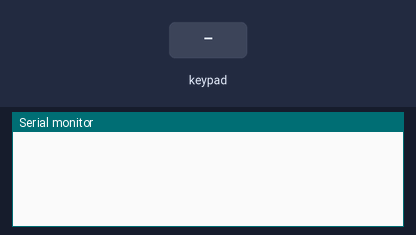
The sketch below on a simulated Arduino Uno, built with avr-gcc and run on an emulated ATmega328P. On the bench: the last lines printed to the serial monitor. The test bench sets the inputs (shaded band).

Above: at 1.2 s.
1.3 s: key '1' pressed
At 2.5 s:
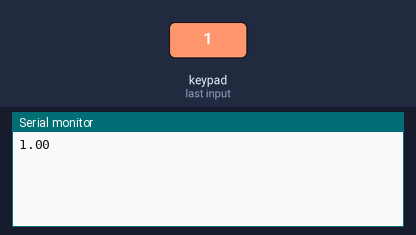
2.8 s: keypad keys 9 8 7 6 * pressed 0.4 s apart
At 5.1 s:
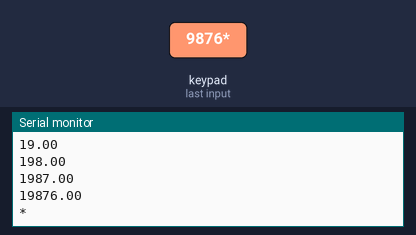
6.3 s: key '=' pressed
At 7.5 s:
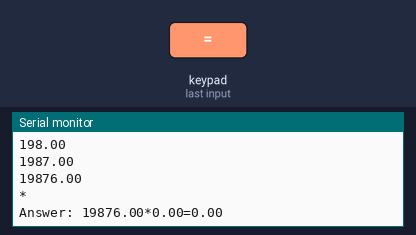
7.8 s: keypad keys 7 + 5 = pressed 0.4 s apart
At 9.7 s:
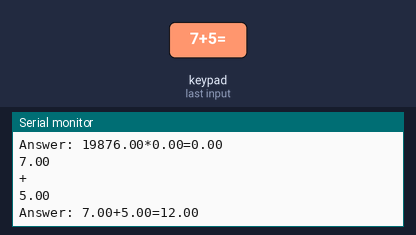
10.9 s: key '/' pressed
At 11.4 s:
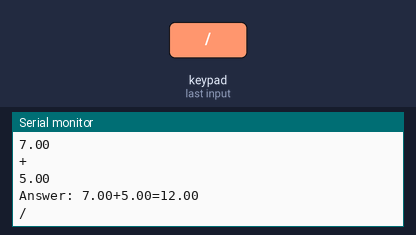
12.4 s: keypad keys 9 8 7 6 = pressed 0.4 s apart
At 15.0 s:
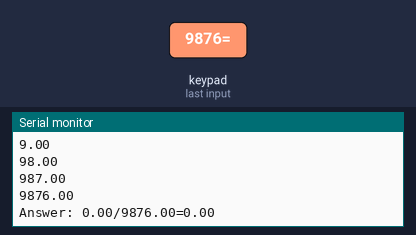
Timing chart, 0 to 16.5 s (numbered marks = the images above; inputs shaded):
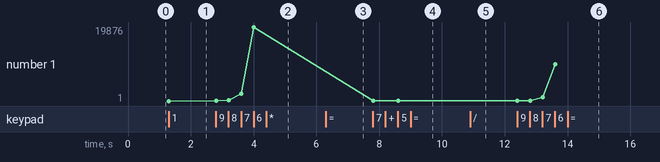

The sketch:

Calculator_Code.ino
```cpp
#include <Key.h>
#include <Keypad.h>

double number = 0;
double temp=0;
double ans=0;
char oper;

const byte ROWS = 4;
const byte COLS=4;

char keys[ROWS][COLS]={
  {'1','2','3','+'},
  {'4','5','6','-'},
  {'7','8','9','*'},
  {'.','0','=','/'}
  };


  byte rowPins[ROWS] = {9,8,7,6};
  byte colPins[COLS] = {5,4,3,2};


  Keypad kpd = Keypad(makeKeymap(keys),rowPins,colPins,ROWS,COLS);

void setup()

{
	Serial.begin(9600);
}

void loop() {

  char key = kpd.getKey();

  if(key=='1' || key=='2' || key=='3' ||key=='4' ||key=='5' ||key=='6' ||key=='7' ||key=='8' ||key=='9' ||key=='0')
  {
    number = number*10 + ( key - '0');
    Serial.println(number);
  }

  if(key=='+' || key=='-' || key=='*' || key=='/')
  {
    temp = number;
    number=0;
    oper=key;
    Serial.println(oper);
  }

  if( key == '=')
  {
   	   if(oper == '+')
       {
			ans = number+temp;
       }
       if(oper == '-')
       {
			ans = temp-number;
       }
          if(oper == '*')
       {
			ans = number*temp;
       }
       if(oper == '/')
       {
			ans = temp / number;
    	}

    Serial.print("Answer: ");
    Serial.print(temp);
    Serial.print(oper);
    Serial.print(number);
    Serial.print('=');
    Serial.print(ans);
    Serial.print("\n");
    number=0;
    temp=0;
  }
  if(key=='.')
  {
    number=0;
    temp=0;
    oper=' ';
  }
}
```

Measured:
- after the input at 1.3 s, the serial monitor: prints a new line at once (image 1)
- after the input at 2.8 s, the serial monitor: prints a new line at once (image 2)
- after the input at 6.3 s, the serial monitor: prints a new line at once (image 3)
- after the input at 7.8 s, the serial monitor: prints a new line at once (image 4)
- after the input at 10.9 s, the serial monitor: prints a new line at once (image 5)
- after the input at 12.4 s, the serial monitor: prints a new line at once (image 6)
- plotted number 1: 1 → 19876 after the input at 2.8 s, 19876 → 5 after the input at 7.8 s, 5 → 9876 after the input at 12.4 s
